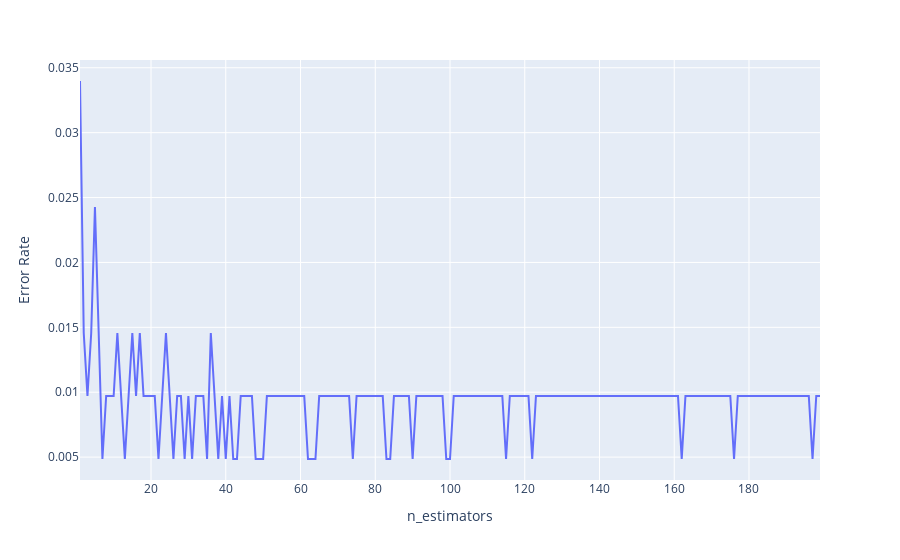

Source (notebook cell):
### Code cell
fig = px.line(x=range(1,200),y=errors,labels={"x": "n_estimators",  "y": "Error Rate"})
fig.show()

### Figure 1 — Plotly figure (JSON) as saved in the notebook; plotly's stock layout.template omitted (floating-point values rounded to 4 significant figures; data arrays with more than 128 entries replaced by an {"elided": "..."} marker saying what was removed)
{"data": [{"hovertemplate": "n_estimators=%{x}<br>Error Rate=%{y}<extra></extra>", "legendgroup": "", "line": {"color": "#636efa", "dash": "solid"}, "marker": {"symbol": "circle"}, "mode": "lines", "name": "", "orientation": "v", "showlegend": false, "type": "scatter", "x": {"elided": "199 int values"}, "xaxis": "x", "y": {"elided": "199 float values"}, "yaxis": "y"}], "layout": {"legend": {"tracegroupgap": 0}, "margin": {"t": 60}, "xaxis": {"anchor": "y", "domain": [0, 1], "title": {"text": "n_estimators"}}, "yaxis": {"anchor": "x", "domain": [0, 1], "title": {"text": "Error Rate"}}}}
